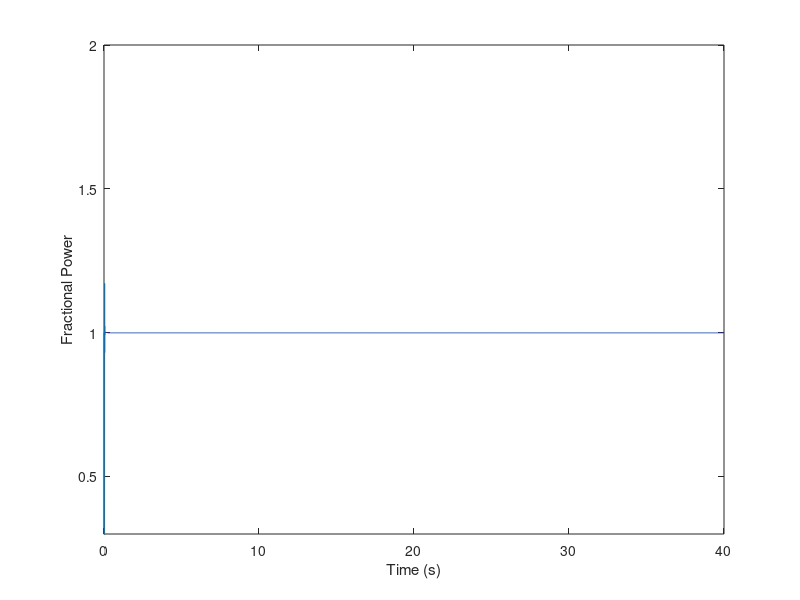
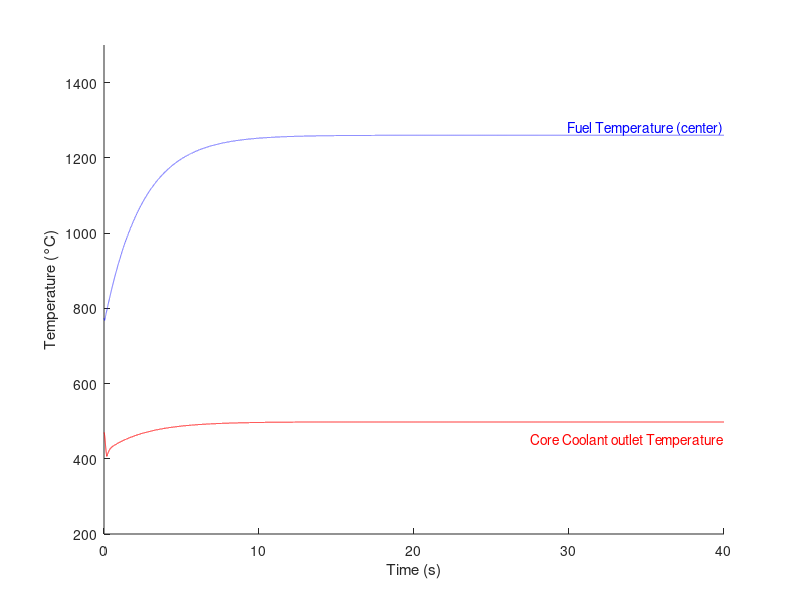

The MATLAB source for these figures, in order:
%%
%  Version 8_26
%  Correct the forgetting of dt in 8_25 ihx part
%


%% Kinetics parameters
D = 1.43;       % Diffusion coefficient 
v = 88.46e6;
sum_a = 0.004835; 
sum_f = 0.001782; 
rho_0 = 1.7141;
rho = rho_0;
lifetime = 4.48274e-7;
fisnum = 2.92;
ln = 2.95630e-7;

lamb1 = 0.0127095;
lamb2 = 0.0301051; 
lamb3 = 0.112269; 
lamb4 = 0.327525; 
lamb5 = 1.23099;
lamb6 = 8.1784;

beta1 = 6.75e-5;
beta2 = 6.66e-4;
beta3 = 5.11e-4;
beta4 = 1.43e-3; 
beta5 = 6.43e-4; 
beta6 = 1.7e-4;
beta = beta1 + beta2 + beta3 + beta4 + beta5 + beta6;

% reactivity feedback
% a_d = -834e-5;  % Doppler
a_d = -400e-5;  % Doppler

% a_f = -0.2625e-5; % Fuel expansion
a_f = -0.02625e-5; % Fuel expansion

a_ext = -1e-5;


%% Core geometry & net
L = 47 * 2.54;          % Core height
nx = 100;               % Number of spatial points
dx = L / (nx - 1);     % Spatial step size
dt = 1e-3;              % Time step size
nt = 40000;             % Number of time points
T = dt *  (nt - 1);     % Time domain length
x = linspace(0, L, nx);     % Spatial grid
t = linspace(0, T, nt);     % Time grid

% Fuel and cladding size
r = 94.2 / 2 * 2.54;
A_core = pi * r * r;
r_f = 0.272;
r_cl = 0.328;
k_cl = 0.11;
A_f = pi * r_f * r_f;
A_cl = pi * r_cl * r_cl - pi * r_f * r_f;
n_pin = 11382;
W_na = 5.4e6;
v_na = 600;
A_na = W_na/v_na /n_pin;


% Hotpool 
% nedd h >= a*dt, 
L_hotPool = 792;
nx_hotPool = 100;
dx_hotPool = L_hotPool / (nx_hotPool-1);
k_na = 1.42;

% IHX
L_ihx = 536;
nx_ihx = 100;
dx_ihx = L_ihx / (nx_ihx-1);

A_ihxP = 4961.882;
A_ihxS = 4233.779;
A_ihxH = 10667.358;

%% Initial condition
% Core kinetics
p = zeros(nx, nt);  % relative power
p(:, 1) = 1;
load('p_initial.mat');
% p(:, 1) = p_initial;
p_0 = zeros(nx, 1);
% p_0(:, 1) = 425e6 / n_pin / L;
p_0(:, 1) = 840e6 / n_pin / L;
p_real = zeros(nx, nt);
p_real(:, 1) = p(:, 1) .* p_0(:, 1) .* n_pin;
p_fractional = zeros(1, nt);
p_fractional(1, 1) = 1;


c1 = zeros(nx, nt); 
c1(:, 1) = beta1 * fisnum * sum_f / lamb1 * p(:, 1); 
c2 = zeros(nx, nt); 
c2(:, 1) = beta2 * fisnum * sum_f / lamb2 * p(:, 1); 
c3 = zeros(nx, nt); 
c3(:, 1) = beta3 * fisnum * sum_f / lamb3 * p(:, 1); 
c4 = zeros(nx, nt); 
c4(:, 1) = beta4 * fisnum * sum_f / lamb4 * p(:, 1); 
c5 = zeros(nx, nt); 
c5(:, 1) = beta5 * fisnum * sum_f / lamb5 * p(:, 1); 
c6 = zeros(nx, nt); 
c6(:, 1) = beta6 * fisnum * sum_f / lamb6 * p(:, 1); 

% Fuel temperature
T_f = zeros(nx, nt);
load('T_fInitial.mat');
% T_f(:, 1) = 810;
T_f(:, 1) = T_fInitial;

% Cladding temperature
T_cl = zeros(nx, nt);
load('T_clInitial.mat');
% T_cl(:, 1) = linspace(320, 470, nx);
T_cl(:, 1) = T_clInitial;

% Sodium coolant temperature
T_na = zeros(nx, nt);
load('T_naInitial.mat');
% T_na(:, 1) = linspace(320, 470, nx);
T_na(:, 1) = T_naInitial;

% Hotpool temperature
T_hotPool = zeros(nx_hotPool, nt);
T_hotPool(:, 1) = 468;

% Ihx temperature
T_ihxP = zeros(nx_ihx, nt);
load('T_ihxPInitial.mat');
T_ihxP(:, 1) = T_ihxPInitial;

T_ihxS = zeros(nx_ihx, nt);
load('T_ihxSInitial.mat');
T_ihxS(:, 1) = T_ihxSInitial;


%% PDE parameters and Boundary conditions

% Core kinetics

% Fuel heat transfer
rhoCA_fuel = 16.2 * 0.34 * A_f *(840/425);

% Cladding heat transfer
rhoCA_clad = 6.551 * 0.33 * A_cl *(840/425);
% h_clad = 2 * pi * r_f * 0.2 *(840/425);
h_clad = 2 * pi * r_f * 0.4 *(840/425);
A2 =   (1 - 2 * k_cl * A_cl * (1/rhoCA_clad) * dt / dx^2) * eye(nx) ...
     + (k_cl * A_cl  * (1/rhoCA_clad) * dt / dx^2) * diag(ones(nx-1, 1), 1) ...
     + (k_cl * A_cl  * (1/rhoCA_clad) * dt / dx^2) * diag(ones(nx-1, 1), -1);

% Core sodium coolant heat transfer
rhoCA_na = 0.927 * 1.228 * A_na ;
h_na = 2 * pi * r_cl * 3.9 ;    % A * h
A3 =   (1 - (v_na * dt /dx)) * eye(nx) ...
     + (v_na * dt /dx) * diag(ones(nx-1, 1), -1);
core_inlet = zeros(nx, 1); 
core_inlet(1) = 360 * (v_na * dt /dx);

% Hotpool heat conduction
W_hotPool = 500 ;
A4 =   (1 - (W_hotPool * dt /dx_hotPool)) * eye(nx_hotPool) ...
     + (W_hotPool * dt /dx_hotPool) * diag(ones(nx_hotPool-1, 1), -1);
hotPool_inlet = zeros(nx_hotPool, 1); 

% IHX heat transfer
rhoCA_ihxP = 0.927 * 1.228 * A_ihxP *(840/425);
rhoCA_ihxS = 0.927 * 1.228 * A_ihxS *(840/425);
WC_ihxP = -1126420.13 * 1.228 *(840/425);
% WC_ihxS = 1152879.67 * 1.228 *(840/425);
WC_ihxS = 1272879.67 * 1.228 *(840/425);
h_ihx = 0.2815 * A_ihxH *(840/425) * 1000;

A5 =   (1 + (WC_ihxP / rhoCA_ihxP * dt / dx_ihx)) * eye(nx_hotPool) ...
     - (WC_ihxP / rhoCA_ihxP * dt / dx_ihx) * diag(ones(nx_hotPool-1, 1), 1);
ihxP_inlet = zeros(nx_ihx, 1);

A6 =   (1 - (WC_ihxS / rhoCA_ihxS * dt / dx_ihx)) * eye(nx_hotPool) ...
     + (WC_ihxS / rhoCA_ihxS * dt / dx_ihx) * diag(ones(nx_hotPool-1, 1), -1);
ihxS_inlet = zeros(nx_ihx, 1);


%% Time iteration
% Start timing
tic;
% Time stepping using the backward Euler method
for k = 2:nt
    
    % Core kinetics update
    A = (1 - (( rho - beta ) / lifetime - (1/ln) - sum_a * v) * dt + 2 * D * v * dt / dx^2) * eye(nx) ...
            - (D * v * dt / dx^2) * diag(ones(nx-1, 1), 1) ...                                                                                                
            - (D * v * dt / dx^2) * diag(ones(nx-1, 1), -1);
    % A(1, 1)= A(1, 1) + (-D * v * dt / dx^2) / (1 - (-1 / (3 * 0.7104 * D)) * dx );
    % A(nx, nx)= A(nx, nx) + (-D * v * dt / dx^2) / (1 - ((-1 / (3 * 0.7104 * D)) * dx));
    
    f_c1 = beta1 * fisnum * sum_f .* p(:, k-1) - lamb1 * c1(:, k-1);
    c1(:, k) = c1(:, k-1) + dt * f_c1;
    f_c2 = beta2 * fisnum * sum_f .* p(:, k-1) - lamb2 * c2(:, k-1);
    c2(:, k) = c2(:, k-1) + dt * f_c2;
    f_c3 = beta3 * fisnum * sum_f .* p(:, k-1) - lamb3 * c3(:, k-1);
    c3(:, k) = c3(:, k-1) + dt * f_c3;
    f_c4 = beta4 * fisnum * sum_f .* p(:, k-1) - lamb4 * c4(:, k-1);
    c4(:, k) = c4(:, k-1) + dt * f_c4;
    f_c5 = beta5 * fisnum * sum_f .* p(:, k-1) - lamb5 * c5(:, k-1);
    c5(:, k) = c5(:, k-1) + dt * f_c5;
    f_c6 = beta6 * fisnum * sum_f .* p(:, k-1) - lamb6 * c6(:, k-1);
    c6(:, k) = c6(:, k-1) + dt * f_c6;

    f_p = v * (lamb1 * c1(:, k) + lamb2 * c2(:, k) + lamb3 * c3(:, k) + lamb4 * c4(:, k) + lamb5 * c5(:, k) + lamb6 * c6(:, k));
    b = p(:, k-1) + dt * f_p;
    p(:, k) = A \ b;
    p_real(:, k) = p(:, k) .* p_0 .* n_pin;

    current_power = sum(p(:,k));
    p_fractional(1, k) = current_power/nx;

    % rho_ext = a_ext * (current_power- 0.5 * nx);
    % rho = rho + rho_ext;


    % Fuel temperature update
    T_f(:,k) =  T_f(:,k-1) + dt .* ( p(:,k-1) .* p_0 + h_clad .* (T_cl(:, k-1) - T_f(:, k-1)) ) ./ rhoCA_fuel ;

    % Reactivity change
    if k <= 50000     
         rho_ext = a_ext * (current_power- nx);
         rho = rho + rho_ext;
    elseif (k > 50000) && (k <= 60000)
         % rho = rho_0 + 5e-8 * (k-50000) + a_d * log(T_f(50, k) / T_f(50, 50000)) + a_f * (T_f(50, k) - T_f(50, 50000));
    elseif k > 60000
         % rho = rho_0 + 50e-5 + a_d * log(T_f(50, k) / T_f(50, 50000)) + a_f * (T_f(50, k) - T_f(50, 50000));
    end
    
    % Cladding temperature update
    f_cl = h_clad / rhoCA_clad .* (T_f(:, k-1) - T_cl(:, k-1)) + ...
           h_na / rhoCA_clad .* (T_na(:, k-1) - T_cl(:, k-1));
    T_cl(:, k) = A2 * T_cl(:, k-1) + dt .* f_cl;

    % Sodium coolant temperature update
    f_na = h_na/rhoCA_na .* (T_cl(:, k-1) - T_na(:, k-1)); 
    T_na(:, k) = A3 * T_na(:, k-1) +  dt .* f_na + core_inlet;

    % Hotpool inlet/all position temperature update
    hotPool_inlet(1) = (W_hotPool * dt / dx_hotPool) * T_na(nx, k-1);
    T_hotPool(:, k) = A4 * T_hotPool(:, k-1) + hotPool_inlet;

    % IHX temperature update
    % Primary side
    ihxP_inlet(nx_ihx) = - (WC_ihxP / rhoCA_ihxP * dt / dx_ihx) * T_hotPool(nx_hotPool, k-1);
    T_ihxP(:, k) = A5 *  T_ihxP(:, k-1) + ihxP_inlet + dt * h_ihx / rhoCA_ihxP .* (T_ihxS(:, k-1) - T_ihxP(:, k-1));
    % Secondary side
    ihxS_inlet(1) =  (WC_ihxS / rhoCA_ihxS * dt / dx_ihx) * 326;
    T_ihxS(:, k) = A6 *  T_ihxS(:, k-1) + ihxS_inlet + dt * h_ihx / rhoCA_ihxS .* (T_ihxP(:, k-1) - T_ihxS(:, k-1));

    % core_inlet(1) = T_ihxP(1, k) * (v_na * dt /dx); 
  
end
% Stop timing
elapsedTime = toc;
fprintf('Elapsed time: %.6f seconds\n', elapsedTime);


%% Plot
figure(1)
y = p_fractional(1,:);
x_ms = 1:length(y);     
x_s = x_ms / 1000;
plot(x_s, y);
ylim([0.3 2]);
xlabel('Time (s)');
ylabel('Fractional Power');

figure(2)
hold on

% Plot each line with distinct colors and line styles
plot(x_s, T_na(100, :), 'r-', 'DisplayName', 'Core Coolant outlet Temperature'); % 红色实线
plot(x_s, T_f(50, :), 'b--', 'DisplayName', 'Fuel Temperature (center)'); % 蓝色虚线
% plot(x_s, T_ihxS(100, :), 'c-.', 'DisplayName', 'IHX Secondary Sodium Outlet Temperature'); % 绿色点划线

% Add labels and title
xlabel('Time (s)');
ylabel('Temperature (°C)');
ylim([200 1500]);

% Add text annotations to the plot
text(x_s(end), T_na(50, end), 'Core Coolant outlet Temperature', 'VerticalAlignment', 'bottom', 'HorizontalAlignment', 'right', 'Color', 'r');
text(x_s(end), T_f(50, end), 'Fuel Temperature (center)', 'VerticalAlignment', 'bottom', 'HorizontalAlignment', 'right', 'Color', 'b');
% text(x_s(end), T_ihxS(100, end), 'IHX Secondary Sodium Outlet Temperature', 'VerticalAlignment', 'bottom', 'HorizontalAlignment', 'right', 'Color', 'c');

% Optionally, add a title
% title('Temperature')
hold off
